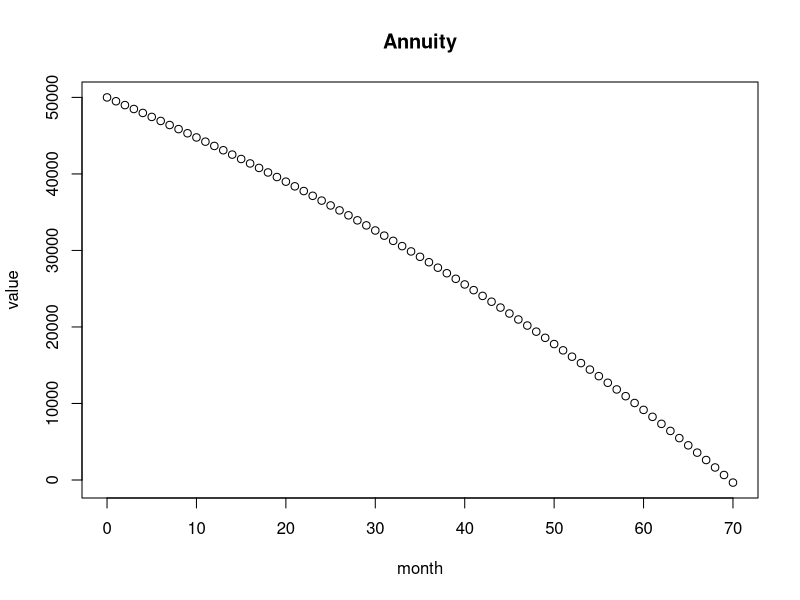

Generate this figure with R: (Note: this script raises an error after producing the figure.)
## ---- chunk 1
annuityModel <- function(a_n, i, w)
{
  a_next <- a_n + (a_n * i) - w
  
  return (a_next)
}
## ---- chunk 2
# Setup variables related to the annuity
a <- 50000
rate <- 0.01
withdrawl <- 1000
# Store results in a data frame.
result <- data.frame(month=c(0), value=c(a))
# Loop through time
for(n in 1:100)
{
  a <- annuityModel(a, rate, withdrawl)
  
  result <- rbind(result, c(n, a))
  
  if(a < 0)
  {
    # End when a_n is less than zero
    break
  }
}

# Update data frame names to be user friendly.
colnames(result) <- c("month", "value")

# show some raw data
head(result)
tail(result)
## ---- chunk 3
plot(result, main="Annuity")
## ---- chunk 4
# Setup the vectors of data
n <- 1:16
speed <- n * 5
a_n <- c(3,6,11,21,32,47,65,87,112,140,171,204,241,282,325,376)
# Compute the delta between a_n and a_n+1
d_an <- c()
d_an[0] <- NA
for(i in 1:length(a_n))
{
  d_an[i] <- a_n[i] - a_n[i - 1] 
}
# Convert to data.frame
d9 <- data.frame(n, speed, a_n, d_an)
## ---- chunk 5
plot(d9[,c("d_an", "n")], main="Change in a_n vs n")
## ---- chunk 6
# First find slope of the estimated difference line
delta_d_an <- max(d9$d_an, na.rm=TRUE)
delta_n <- max(d9$n)
r <-  delta_d_an / delta_n
r
# Define the difference equation model
stoppingDistanceModel <- function(n, a, r)
{
    an <- r * n + a
    return(an)
}

m <- c()
m[1] <- 0
for(i in 2:length(a_n))
{
  m[i] <- stoppingDistanceModel(i, m[i-1], r)
}

d9a <- cbind(d9, m)
d9a

library(ggplot2)
d9viz <- ggplot(data=d9a, aes(x=n)) + 
  geom_point(color="blue", aes(y=a_n)) + 
  geom_point(aes(y=m)) +
  labs(title="Model (black) vs Actual (blue)")
d9viz

# Plot the errors in predicted values against n
d9a$err <- d9a$a_n - d9a$m
d9ErrViz <- ggplot(data=d9a, aes(x=n)) + 
  geom_point(color="red", aes(y=err)) +
  labs(title="Model Error")
d9ErrViz
## ---- chunk 7
rumorModel <- function(k, rn, n)
{
  rn1 <- rn + (k * rn * (1000 - n))
  return (rn1)
}

## ---- chunk 8
rnx <- c()
rnx[1] <- 4
k <- 0.001
for(n in 1:100)
{
  rnx[n + 1] <- rumorModel(k, rnx[n], n)
  if(rnx[n+1] > 1000)
  {
    break
  }
}
## ---- chunk 9
# Show number of people who've heard the rumor each day.
rnx
## ---- chunk 10
plot(rnx, main = "Spread of a Rumor at Company")
## ---- chunk 11

priceModel <- function(pn, qn)
{
  pnx <- pn - (0.1 * (qn - 500))
  return (pnx)
}

quantityModel <- function(pn, qn)
{
  qnx <- qn + (0.2 * (pn - 100))
  return (qnx)
}

execModelLoop <- function(p0, q0, maxN)
{
  pnc <- c()
  pnc[1] <- p0
  
  qnc <- c()
  qnc[1] <- q0
  for(n in 1:maxN)
  {
    pnc[n + 1] <- priceModel(pnc[n], qnc[n])
    qnc[n + 1] <- quantityModel(pnc[n], qnc[n])
  }
  
  dfPQ <- data.frame(pnc, qnc)
  return (dfPQ)
}

# First run the equilibrium values and show result.
execModelLoop(100, 500, 10)

